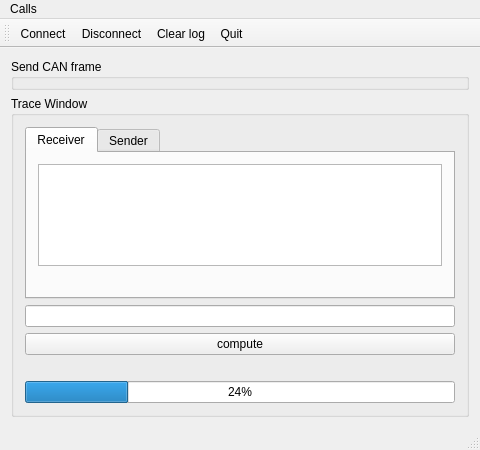
<?xml version="1.0" encoding="UTF-8"?>
<ui version="4.0">
 <class>MainWindow</class>
 <widget class="QMainWindow" name="MainWindow">
  <property name="geometry">
   <rect>
    <x>0</x>
    <y>0</y>
    <width>480</width>
    <height>450</height>
   </rect>
  </property>
  <property name="windowTitle">
   <string>MainWindow</string>
  </property>
  <widget class="QWidget" name="centralWidget">
   <layout class="QVBoxLayout" name="verticalLayout_2">
    <item>
     <widget class="QGroupBox" name="sendFrameBox">
      <property name="title">
       <string>Send CAN frame</string>
      </property>
     </widget>
    </item>
    <item>
     <widget class="QGroupBox" name="TraceMsgBox">
      <property name="title">
       <string>Trace Window</string>
      </property>
      <layout class="QVBoxLayout" name="verticalLayout">
       <item>
        <widget class="QTabWidget" name="tabWidget">
         <property name="currentIndex">
          <number>0</number>
         </property>
         <widget class="QWidget" name="tab_receiver">
          <attribute name="title">
           <string>Receiver</string>
          </attribute>
          <layout class="QVBoxLayout" name="verticalLayout_3">
           <item>
            <widget class="QTextEdit" name="textEdit_reseiveMsg"/>
           </item>
           <item>
            <widget class="QLabel" name="receiverCanBusStatusLabel">
             <property name="text">
              <string/>
             </property>
            </widget>
           </item>
          </layout>
         </widget>
         <widget class="QWidget" name="tab_sender">
          <attribute name="title">
           <string>Sender</string>
          </attribute>
          <layout class="QVBoxLayout" name="verticalLayout_4">
           <item>
            <widget class="QTextEdit" name="textEdit_sendMsg"/>
           </item>
          </layout>
         </widget>
        </widget>
       </item>
       <item>
        <widget class="QLineEdit" name="inputValue"/>
       </item>
       <item>
        <widget class="QPushButton" name="computeButtion">
         <property name="text">
          <string>compute</string>
         </property>
        </widget>
       </item>
       <item>
        <widget class="QLabel" name="resultlabel">
         <property name="text">
          <string/>
         </property>
        </widget>
       </item>
       <item>
        <widget class="QProgressBar" name="progressBar">
         <property name="value">
          <number>24</number>
         </property>
        </widget>
       </item>
      </layout>
     </widget>
    </item>
   </layout>
  </widget>
  <widget class="QMenuBar" name="menuBar">
   <property name="geometry">
    <rect>
     <x>0</x>
     <y>0</y>
     <width>480</width>
     <height>22</height>
    </rect>
   </property>
   <widget class="QMenu" name="menuCalls">
    <property name="title">
     <string>Calls</string>
    </property>
    <addaction name="actionConnect"/>
    <addaction name="actionDisconnect"/>
    <addaction name="actionClear_log"/>
    <addaction name="actionQuit"/>
   </widget>
   <addaction name="menuCalls"/>
  </widget>
  <widget class="QToolBar" name="mainToolBar">
   <attribute name="toolBarArea">
    <enum>TopToolBarArea</enum>
   </attribute>
   <attribute name="toolBarBreak">
    <bool>false</bool>
   </attribute>
   <addaction name="actionConnect"/>
   <addaction name="actionDisconnect"/>
   <addaction name="actionClear_log"/>
   <addaction name="actionQuit"/>
  </widget>
  <widget class="QStatusBar" name="statusBar"/>
  <action name="actionConnect">
   <property name="icon">
    <iconset resource="vectorcan.qrc">
     <normaloff>:/img/connect.png</normaloff>:/img/connect.png</iconset>
   </property>
   <property name="text">
    <string>Connect</string>
   </property>
  </action>
  <action name="actionDisconnect">
   <property name="icon">
    <iconset resource="vectorcan.qrc">
     <normaloff>:/img/disconnect.png</normaloff>:/img/disconnect.png</iconset>
   </property>
   <property name="text">
    <string>Disconnect</string>
   </property>
  </action>
  <action name="actionClear_log">
   <property name="icon">
    <iconset resource="vectorcan.qrc">
     <normaloff>:/img/clear.png</normaloff>:/img/clear.png</iconset>
   </property>
   <property name="text">
    <string>Clear log</string>
   </property>
  </action>
  <action name="actionQuit">
   <property name="icon">
    <iconset resource="vectorcan.qrc">
     <normaloff>:/img/application-exit.png</normaloff>:/img/application-exit.png</iconset>
   </property>
   <property name="text">
    <string>Quit</string>
   </property>
  </action>
 </widget>
 <layoutdefault spacing="6" margin="11"/>
 <resources>
  <include location="vectorcan.qrc"/>
 </resources>
 <connections/>
</ui>
